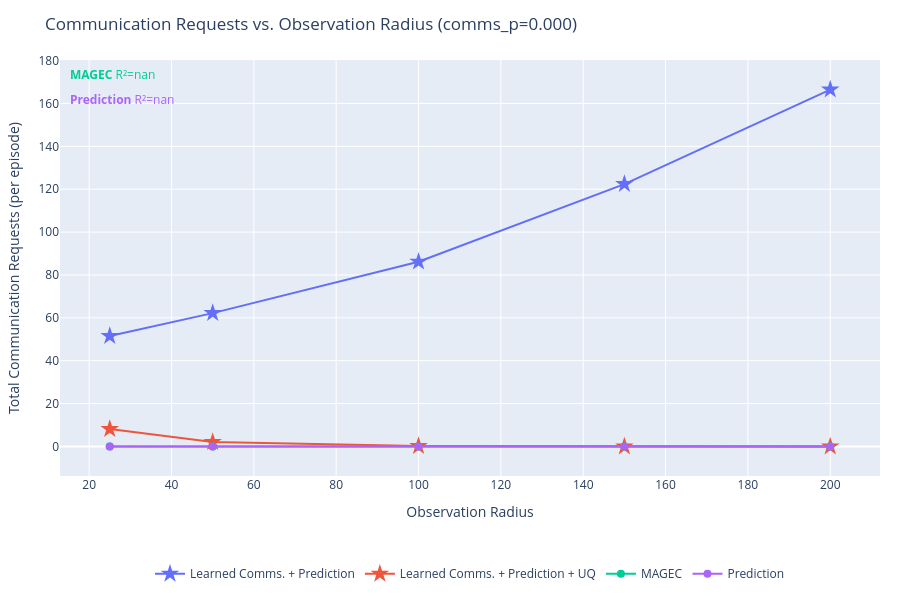
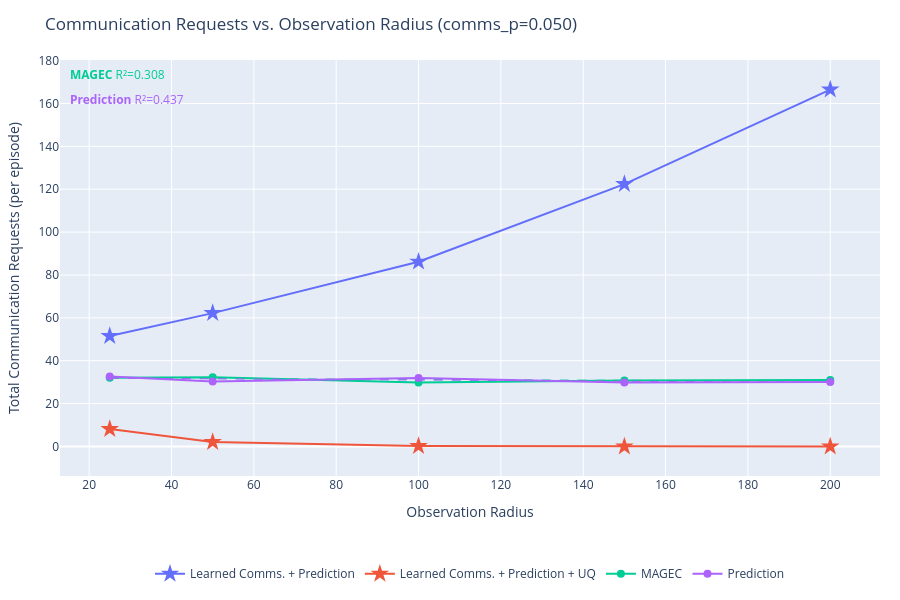
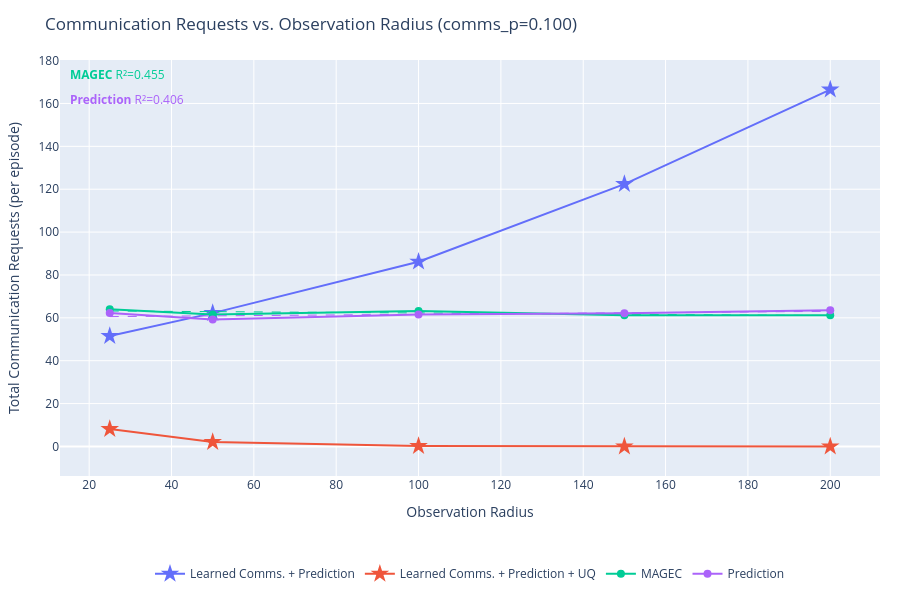

The notebook cell saved with these charts, in order:
### Code cell
for comms_p in comms_probabilities:
    fig2 = go.Figure()
    r2_annotations2 = []

    for series in output:
        if SERIES_TO_PLOT is not None and series not in SERIES_TO_PLOT:
            continue

        color = series_colors.get(series, '#888888')
        all_exps_s = list(output[series].keys())

        # Swept experiments for this comms_p: obs_radius_X_comms_Y
        swept = sorted(
            [e for e in all_exps_s if f"_comms_{comms_p:.3f}" in e],
            key=lambda e: float(e.split("obs_radius_")[1].split("_comms_")[0])
        )
        # Fixed (learned comms) experiments: obs_radius_X only (no comms component)
        fixed = sorted(
            [e for e in all_exps_s if not "_comms_" in e],
            key=lambda e: float(e.split("obs_radius_")[1])
        )

        if swept:
            xs = [float(e.split("obs_radius_")[1].split("_comms_")[0]) for e in swept]
            ys = [get_requests(output[series][e]) for e in swept]

            fig2.add_trace(go.Scatter(
                x=xs,
                y=ys,
                mode='lines+markers',
                name=series,
                line=dict(color=color),
                marker=dict(color=color, size=8),
                legendgroup=series,
                hovertemplate=[
                    f"{series}<br>obs_radius={r:.1f}<br>requests=%{{y:.1f}}<extra></extra>"
                    for r in xs
                ],
            ))

            # OLS trendline
            if len(xs) >= 2:
                x_trend2, y_trend2, r2_2 = fit_ols_trendline(xs, ys)
                fig2.add_trace(go.Scatter(
                    x=x_trend2,
                    y=y_trend2,
                    mode='lines',
                    name=f"{series} (fit)",
                    line=dict(color=color, dash='dash', width=1),
                    legendgroup=series,
                    showlegend=False,
                    hoverinfo='skip',
                ))
                r2_annotations2.append(
                    dict(
                        text=f"<b>{series}</b> R²={r2_2:.3f}",
                        xref='paper', yref='paper',
                        x=0.01,
                        y=0.99 - len(r2_annotations2) * 0.06,
                        xanchor='left', yanchor='top',
                        showarrow=False,
                        font=dict(color=color, size=12),
                    )
                )

        if fixed:
            xs_f = [float(e.split("obs_radius_")[1]) for e in fixed]
            ys_f = [get_requests(output[series][e]) for e in fixed]
            fig2.add_trace(go.Scatter(
                x=xs_f,
                y=ys_f,
                mode='lines+markers',
                name=series,
                line=dict(color=color),
                marker=dict(color=color, size=14, symbol='star'),
                legendgroup=series,
                showlegend=len(swept) == 0,
                hovertemplate=f"{series}<br>obs_radius=%{{x:.1f}}<br>requests=%{{y:.1f}}<extra></extra>",
            ))

    fig2.update_layout(
        title=f"Communication Requests vs. Observation Radius (comms_p={comms_p:.3f})",
        xaxis_title="Observation Radius",
        yaxis_title="Total Communication Requests (per episode)",
        height=600,
        hovermode='closest',
        autosize=True,
        margin=dict(l=60, r=20, t=60, b=120),
        legend=dict(orientation='h', yanchor='top', y=-0.2, xanchor='center', x=0.5),
        annotations=r2_annotations2,
    )
    fig2.show()

### Figure 1 — Plotly figure (JSON) as saved in the notebook; plotly's stock layout.template omitted (floating-point values rounded to 4 significant figures; data arrays with more than 128 entries replaced by an {"elided": "..."} marker saying what was removed)
{"data": [{"hovertemplate": "Learned Comms. + Prediction<br>obs_radius=%{x:.1f}<br>requests=%{y:.1f}<extra></extra>", "legendgroup": "Learned Comms. + Prediction", "line": {"color": "#636EFA"}, "marker": {"color": "#636EFA", "size": 14, "symbol": "star"}, "mode": "lines+markers", "name": "Learned Comms. + Prediction", "showlegend": true, "type": "scatter", "x": [25, 50, 100, 150, 200], "y": [51.5, 62.2, 86.2, 122.4, 166.5]}, {"hovertemplate": "Learned Comms. + Prediction + UQ<br>obs_radius=%{x:.1f}<br>requests=%{y:.1f}<extra></extra>", "legendgroup": "Learned Comms. + Prediction + UQ", "line": {"color": "#EF553B"}, "marker": {"color": "#EF553B", "size": 14, "symbol": "star"}, "mode": "lines+markers", "name": "Learned Comms. + Prediction + UQ", "showlegend": true, "type": "scatter", "x": [25, 50, 100, 150, 200], "y": [8.1, 2.1, 0.2, 0, 0]}, {"hovertemplate": ["MAGEC<br>obs_radius=25.0<br>requests=%{y:.1f}<extra></extra>", "MAGEC<br>obs_radius=50.0<br>requests=%{y:.1f}<extra></extra>", "MAGEC<br>obs_radius=100.0<br>requests=%{y:.1f}<extra></extra>", "MAGEC<br>obs_radius=150.0<br>requests=%{y:.1f}<extra></extra>", "MAGEC<br>obs_radius=200.0<br>requests=%{y:.1f}<extra></extra>"], "legendgroup": "MAGEC", "line": {"color": "#00CC96"}, "marker": {"color": "#00CC96", "size": 8}, "mode": "lines+markers", "name": "MAGEC", "type": "scatter", "x": [25, 50, 100, 150, 200], "y": [0, 0, 0, 0, 0]}, {"hoverinfo": "skip", "legendgroup": "MAGEC", "line": {"color": "#00CC96", "dash": "dash", "width": 1}, "mode": "lines", "name": "MAGEC (fit)", "showlegend": false, "type": "scatter", "x": {"elided": "200 float values"}, "y": {"elided": "200 float values"}}, {"hovertemplate": ["Prediction<br>obs_radius=25.0<br>requests=%{y:.1f}<extra></extra>", "Prediction<br>obs_radius=50.0<br>requests=%{y:.1f}<extra></extra>", "Prediction<br>obs_radius=100.0<br>requests=%{y:.1f}<extra></extra>", "Prediction<br>obs_radius=150.0<br>requests=%{y:.1f}<extra></extra>", "Prediction<br>obs_radius=200.0<br>requests=%{y:.1f}<extra></extra>"], "legendgroup": "Prediction", "line": {"color": "#AB63FA"}, "marker": {"color": "#AB63FA", "size": 8}, "mode": "lines+markers", "name": "Prediction", "type": "scatter", "x": [25, 50, 100, 150, 200], "y": [0, 0, 0, 0, 0]}, {"hoverinfo": "skip", "legendgroup": "Prediction", "line": {"color": "#AB63FA", "dash": "dash", "width": 1}, "mode": "lines", "name": "Prediction (fit)", "showlegend": false, "type": "scatter", "x": {"elided": "200 float values"}, "y": {"elided": "200 float values"}}], "layout": {"annotations": [{"font": {"color": "#00CC96", "size": 12}, "showarrow": false, "text": "<b>MAGEC</b> R²=nan", "x": 0.01, "xanchor": "left", "xref": "paper", "y": 0.99, "yanchor": "top", "yref": "paper"}, {"font": {"color": "#AB63FA", "size": 12}, "showarrow": false, "text": "<b>Prediction</b> R²=nan", "x": 0.01, "xanchor": "left", "xref": "paper", "y": 0.93, "yanchor": "top", "yref": "paper"}], "autosize": true, "height": 600, "hovermode": "closest", "legend": {"orientation": "h", "x": 0.5, "xanchor": "center", "y": -0.2, "yanchor": "top"}, "margin": {"b": 120, "l": 60, "r": 20, "t": 60}, "title": {"text": "Communication Requests vs. Observation Radius (comms_p=0.000)"}, "xaxis": {"title": {"text": "Observation Radius"}}, "yaxis": {"title": {"text": "Total Communication Requests (per episode)"}}}}

### Figure 2 — Plotly figure (JSON) as saved in the notebook; plotly's stock layout.template omitted (floating-point values rounded to 4 significant figures; data arrays with more than 128 entries replaced by an {"elided": "..."} marker saying what was removed)
{"data": [{"hovertemplate": "Learned Comms. + Prediction<br>obs_radius=%{x:.1f}<br>requests=%{y:.1f}<extra></extra>", "legendgroup": "Learned Comms. + Prediction", "line": {"color": "#636EFA"}, "marker": {"color": "#636EFA", "size": 14, "symbol": "star"}, "mode": "lines+markers", "name": "Learned Comms. + Prediction", "showlegend": true, "type": "scatter", "x": [25, 50, 100, 150, 200], "y": [51.5, 62.2, 86.2, 122.4, 166.5]}, {"hovertemplate": "Learned Comms. + Prediction + UQ<br>obs_radius=%{x:.1f}<br>requests=%{y:.1f}<extra></extra>", "legendgroup": "Learned Comms. + Prediction + UQ", "line": {"color": "#EF553B"}, "marker": {"color": "#EF553B", "size": 14, "symbol": "star"}, "mode": "lines+markers", "name": "Learned Comms. + Prediction + UQ", "showlegend": true, "type": "scatter", "x": [25, 50, 100, 150, 200], "y": [8.1, 2.1, 0.2, 0, 0]}, {"hovertemplate": ["MAGEC<br>obs_radius=25.0<br>requests=%{y:.1f}<extra></extra>", "MAGEC<br>obs_radius=50.0<br>requests=%{y:.1f}<extra></extra>", "MAGEC<br>obs_radius=100.0<br>requests=%{y:.1f}<extra></extra>", "MAGEC<br>obs_radius=150.0<br>requests=%{y:.1f}<extra></extra>", "MAGEC<br>obs_radius=200.0<br>requests=%{y:.1f}<extra></extra>"], "legendgroup": "MAGEC", "line": {"color": "#00CC96"}, "marker": {"color": "#00CC96", "size": 8}, "mode": "lines+markers", "name": "MAGEC", "type": "scatter", "x": [25, 50, 100, 150, 200], "y": [32.1, 32.3, 29.8, 30.8, 31]}, {"hoverinfo": "skip", "legendgroup": "MAGEC", "line": {"color": "#00CC96", "dash": "dash", "width": 1}, "mode": "lines", "name": "MAGEC (fit)", "showlegend": false, "type": "scatter", "x": {"elided": "200 float values"}, "y": {"elided": "200 float values"}}, {"hovertemplate": ["Prediction<br>obs_radius=25.0<br>requests=%{y:.1f}<extra></extra>", "Prediction<br>obs_radius=50.0<br>requests=%{y:.1f}<extra></extra>", "Prediction<br>obs_radius=100.0<br>requests=%{y:.1f}<extra></extra>", "Prediction<br>obs_radius=150.0<br>requests=%{y:.1f}<extra></extra>", "Prediction<br>obs_radius=200.0<br>requests=%{y:.1f}<extra></extra>"], "legendgroup": "Prediction", "line": {"color": "#AB63FA"}, "marker": {"color": "#AB63FA", "size": 8}, "mode": "lines+markers", "name": "Prediction", "type": "scatter", "x": [25, 50, 100, 150, 200], "y": [32.6, 30.3, 31.9, 29.8, 30.1]}, {"hoverinfo": "skip", "legendgroup": "Prediction", "line": {"color": "#AB63FA", "dash": "dash", "width": 1}, "mode": "lines", "name": "Prediction (fit)", "showlegend": false, "type": "scatter", "x": {"elided": "200 float values"}, "y": {"elided": "200 float values"}}], "layout": {"annotations": [{"font": {"color": "#00CC96", "size": 12}, "showarrow": false, "text": "<b>MAGEC</b> R²=0.308", "x": 0.01, "xanchor": "left", "xref": "paper", "y": 0.99, "yanchor": "top", "yref": "paper"}, {"font": {"color": "#AB63FA", "size": 12}, "showarrow": false, "text": "<b>Prediction</b> R²=0.437", "x": 0.01, "xanchor": "left", "xref": "paper", "y": 0.93, "yanchor": "top", "yref": "paper"}], "autosize": true, "height": 600, "hovermode": "closest", "legend": {"orientation": "h", "x": 0.5, "xanchor": "center", "y": -0.2, "yanchor": "top"}, "margin": {"b": 120, "l": 60, "r": 20, "t": 60}, "title": {"text": "Communication Requests vs. Observation Radius (comms_p=0.050)"}, "xaxis": {"title": {"text": "Observation Radius"}}, "yaxis": {"title": {"text": "Total Communication Requests (per episode)"}}}}

### Figure 3 — Plotly figure (JSON) as saved in the notebook; plotly's stock layout.template omitted (floating-point values rounded to 4 significant figures; data arrays with more than 128 entries replaced by an {"elided": "..."} marker saying what was removed)
{"data": [{"hovertemplate": "Learned Comms. + Prediction<br>obs_radius=%{x:.1f}<br>requests=%{y:.1f}<extra></extra>", "legendgroup": "Learned Comms. + Prediction", "line": {"color": "#636EFA"}, "marker": {"color": "#636EFA", "size": 14, "symbol": "star"}, "mode": "lines+markers", "name": "Learned Comms. + Prediction", "showlegend": true, "type": "scatter", "x": [25, 50, 100, 150, 200], "y": [51.5, 62.2, 86.2, 122.4, 166.5]}, {"hovertemplate": "Learned Comms. + Prediction + UQ<br>obs_radius=%{x:.1f}<br>requests=%{y:.1f}<extra></extra>", "legendgroup": "Learned Comms. + Prediction + UQ", "line": {"color": "#EF553B"}, "marker": {"color": "#EF553B", "size": 14, "symbol": "star"}, "mode": "lines+markers", "name": "Learned Comms. + Prediction + UQ", "showlegend": true, "type": "scatter", "x": [25, 50, 100, 150, 200], "y": [8.1, 2.1, 0.2, 0, 0]}, {"hovertemplate": ["MAGEC<br>obs_radius=25.0<br>requests=%{y:.1f}<extra></extra>", "MAGEC<br>obs_radius=50.0<br>requests=%{y:.1f}<extra></extra>", "MAGEC<br>obs_radius=100.0<br>requests=%{y:.1f}<extra></extra>", "MAGEC<br>obs_radius=150.0<br>requests=%{y:.1f}<extra></extra>", "MAGEC<br>obs_radius=200.0<br>requests=%{y:.1f}<extra></extra>"], "legendgroup": "MAGEC", "line": {"color": "#00CC96"}, "marker": {"color": "#00CC96", "size": 8}, "mode": "lines+markers", "name": "MAGEC", "type": "scatter", "x": [25, 50, 100, 150, 200], "y": [64, 61.5, 63.2, 61.2, 61.2]}, {"hoverinfo": "skip", "legendgroup": "MAGEC", "line": {"color": "#00CC96", "dash": "dash", "width": 1}, "mode": "lines", "name": "MAGEC (fit)", "showlegend": false, "type": "scatter", "x": {"elided": "200 float values"}, "y": {"elided": "200 float values"}}, {"hovertemplate": ["Prediction<br>obs_radius=25.0<br>requests=%{y:.1f}<extra></extra>", "Prediction<br>obs_radius=50.0<br>requests=%{y:.1f}<extra></extra>", "Prediction<br>obs_radius=100.0<br>requests=%{y:.1f}<extra></extra>", "Prediction<br>obs_radius=150.0<br>requests=%{y:.1f}<extra></extra>", "Prediction<br>obs_radius=200.0<br>requests=%{y:.1f}<extra></extra>"], "legendgroup": "Prediction", "line": {"color": "#AB63FA"}, "marker": {"color": "#AB63FA", "size": 8}, "mode": "lines+markers", "name": "Prediction", "type": "scatter", "x": [25, 50, 100, 150, 200], "y": [62.2, 59.2, 61.5, 62.1, 63.5]}, {"hoverinfo": "skip", "legendgroup": "Prediction", "line": {"color": "#AB63FA", "dash": "dash", "width": 1}, "mode": "lines", "name": "Prediction (fit)", "showlegend": false, "type": "scatter", "x": {"elided": "200 float values"}, "y": {"elided": "200 float values"}}], "layout": {"annotations": [{"font": {"color": "#00CC96", "size": 12}, "showarrow": false, "text": "<b>MAGEC</b> R²=0.455", "x": 0.01, "xanchor": "left", "xref": "paper", "y": 0.99, "yanchor": "top", "yref": "paper"}, {"font": {"color": "#AB63FA", "size": 12}, "showarrow": false, "text": "<b>Prediction</b> R²=0.406", "x": 0.01, "xanchor": "left", "xref": "paper", "y": 0.93, "yanchor": "top", "yref": "paper"}], "autosize": true, "height": 600, "hovermode": "closest", "legend": {"orientation": "h", "x": 0.5, "xanchor": "center", "y": -0.2, "yanchor": "top"}, "margin": {"b": 120, "l": 60, "r": 20, "t": 60}, "title": {"text": "Communication Requests vs. Observation Radius (comms_p=0.100)"}, "xaxis": {"title": {"text": "Observation Radius"}}, "yaxis": {"title": {"text": "Total Communication Requests (per episode)"}}}}
